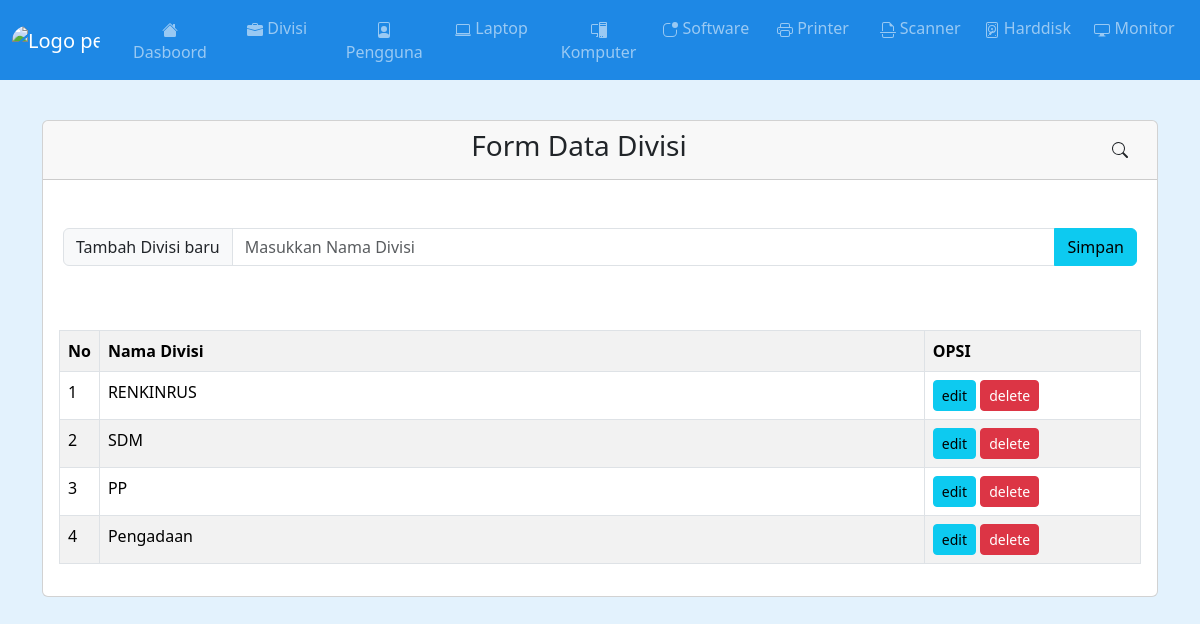
The page /devisi.php on the database its author committed.
### tables this page shows
CREATE TABLE `data_devisi` (
  `id` int(11) NOT NULL,
  `nama_devisi` varchar(100) NOT NULL
);

### devisi.php (the view, shortened to what this page needs)
<?php include 'header.php';
include 'koneksi.php'; ?>
<br><br><br><br><br>
<div class="container">
		<div class="card">
			<div class="card-header text-center">
				<h3>Form Data Divisi
				<button type="button" class="btn btn-white" data-bs-toggle="modal" data-bs-target="#myModal" title="Cari" style="float: right;">
				</button></h3>
			</div>
			<br><br>
			<form method="post" action="devisi_aksi.php" style="margin: 0px 20px 0px 20px">
				<div class="input-group">
					<span class="input-group-text">Tambah Divisi baru</span>
					<input class="form-control" name="devisi_baru" placeholder="Masukkan Nama Divisi">
					<input type="submit" class="btn btn-info" value="Simpan" style="float: right;">
				</div>
			</form>
			<div class="card-body">
				<br><br>
				<table class="table table-bordered table-striped">
					<tr>
						<th width="1%">No</th>
						<th>Nama Divisi</th>
						<th width="20%">OPSI</th>
					</tr>
				<?php
				$no = 1;
				if (isset($_POST['cari'])) {
					$cari = $_POST['cari'];
					$data = mysqli_query($koneksi, "select * from data_devisi where nama_devisi like '%".$cari."%'");
				}
				else{
					$data = mysqli_query($koneksi, "select * from data_devisi");
				}
				while ($d=mysqli_fetch_array($data)) {
					?>
					<tr>
						<td><?php echo $no++; ?></td>
						<td><?php echo $d['nama_devisi']; ?></td>
						<td>
							<a href="devisi_edit.php?id=<?php echo $d['id']; ?>" class="btn btn-sm btn-info">edit</a>
							<a href="devisi_hapus.php?id=<?php echo $d['id']; ?>" class="btn btn-sm btn-danger" onclick="return confirm('Apakah Anda Yakin Ingin Menghapusnya ?');">delete</a>
						</td>
					</tr>
					<?php
				} ?>
				</table>
			</div>
		</div>
</div>

### rows shown on the page
data_devisi: nama_devisi "RENKINRUS"
data_devisi: nama_devisi "SDM"
data_devisi: nama_devisi "PP"
data_devisi: nama_devisi "Pengadaan"
